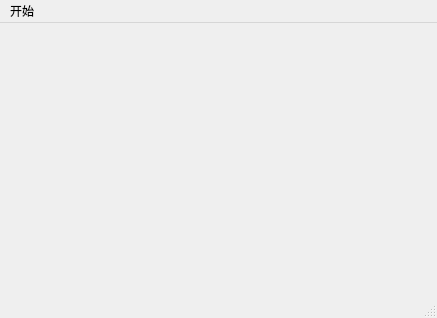
<?xml version="1.0" encoding="UTF-8"?>
<ui version="4.0">
 <class>MainScene</class>
 <widget class="QMainWindow" name="MainScene">
  <property name="geometry">
   <rect>
    <x>0</x>
    <y>0</y>
    <width>437</width>
    <height>318</height>
   </rect>
  </property>
  <property name="windowTitle">
   <string>MainScene</string>
  </property>
  <widget class="QWidget" name="centralwidget"/>
  <widget class="QMenuBar" name="menubar">
   <property name="geometry">
    <rect>
     <x>0</x>
     <y>0</y>
     <width>437</width>
     <height>22</height>
    </rect>
   </property>
   <widget class="QMenu" name="menu">
    <property name="title">
     <string>开始</string>
    </property>
    <addaction name="actionQuit"/>
   </widget>
   <addaction name="menu"/>
  </widget>
  <widget class="QStatusBar" name="statusbar"/>
  <action name="actionQuit">
   <property name="text">
    <string>退出</string>
   </property>
  </action>
 </widget>
 <resources/>
 <connections/>
</ui>
